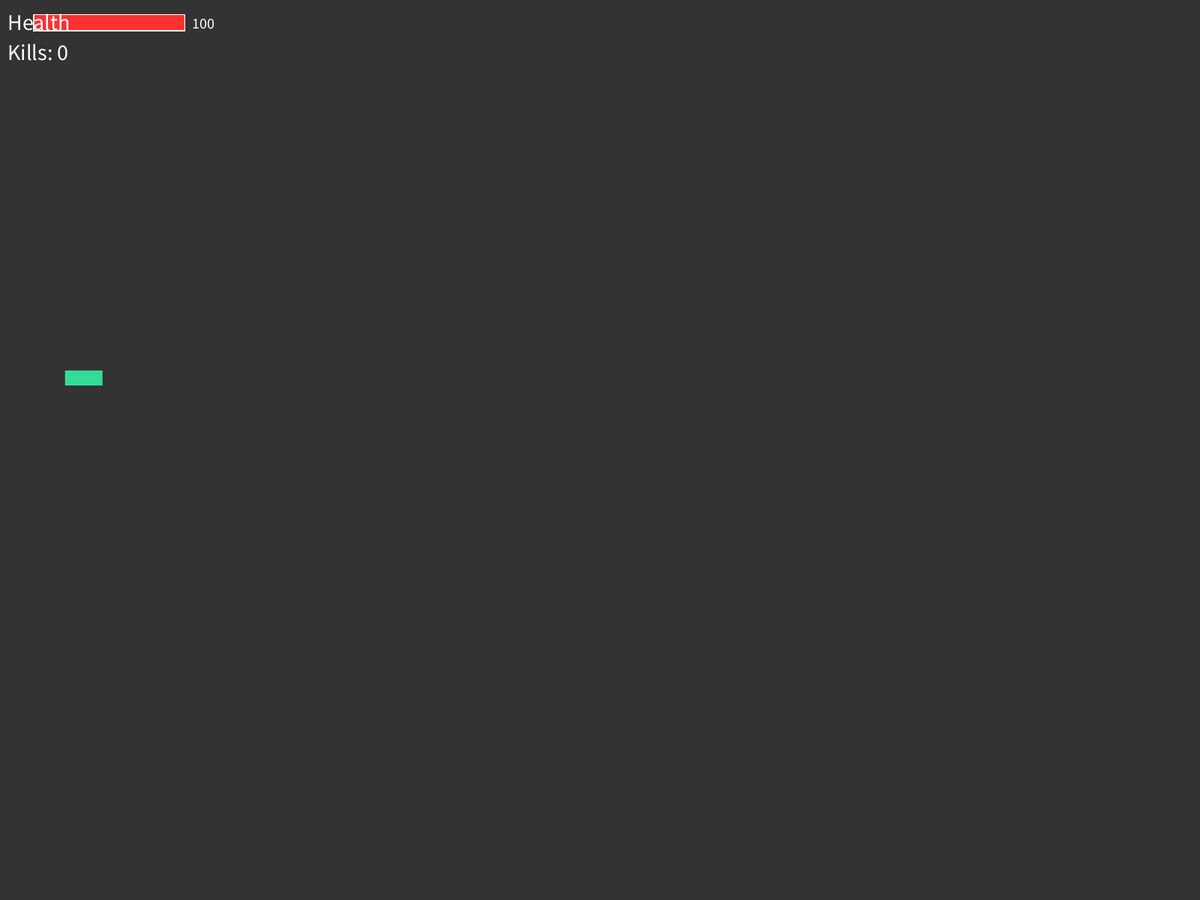
Frame 1 (no input)
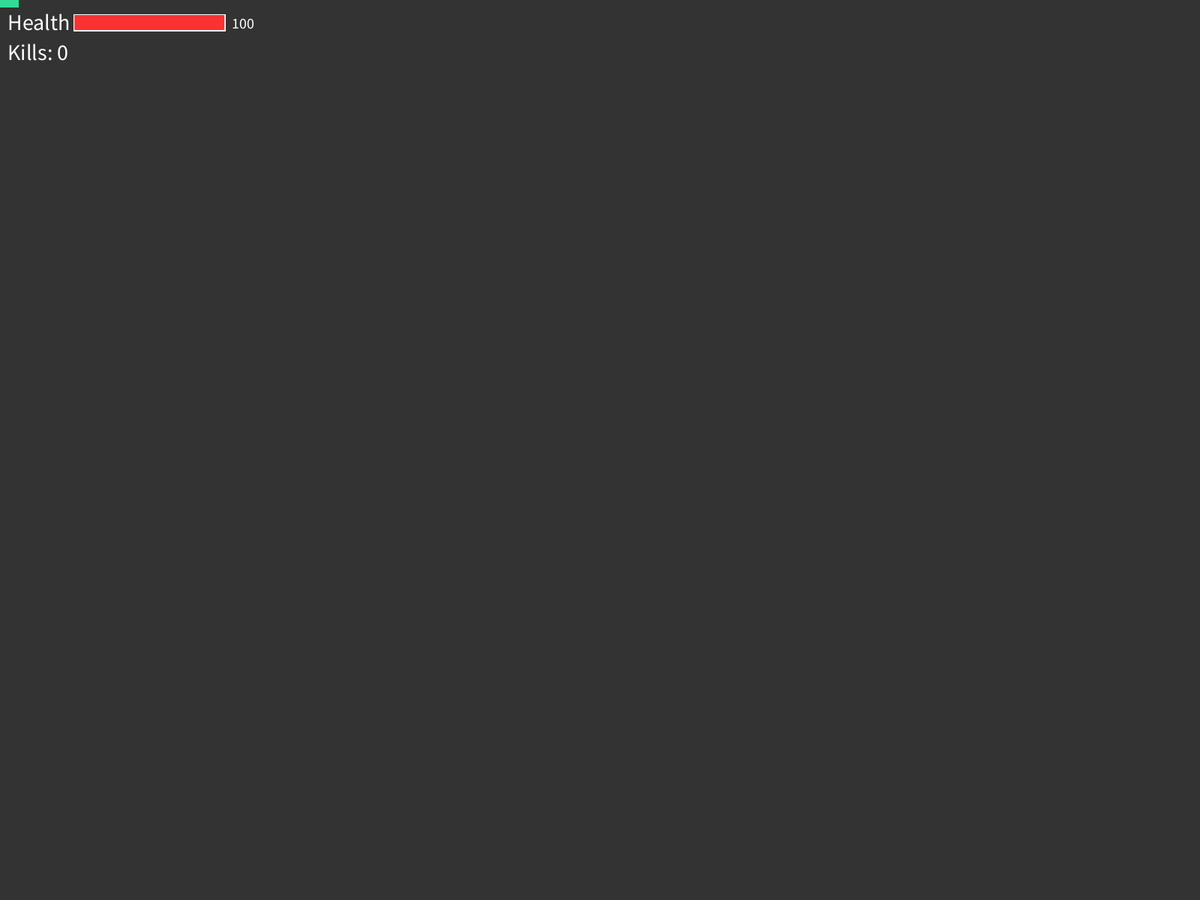
Frame 60 (the mouse pressed at the canvas centre just before this capture)
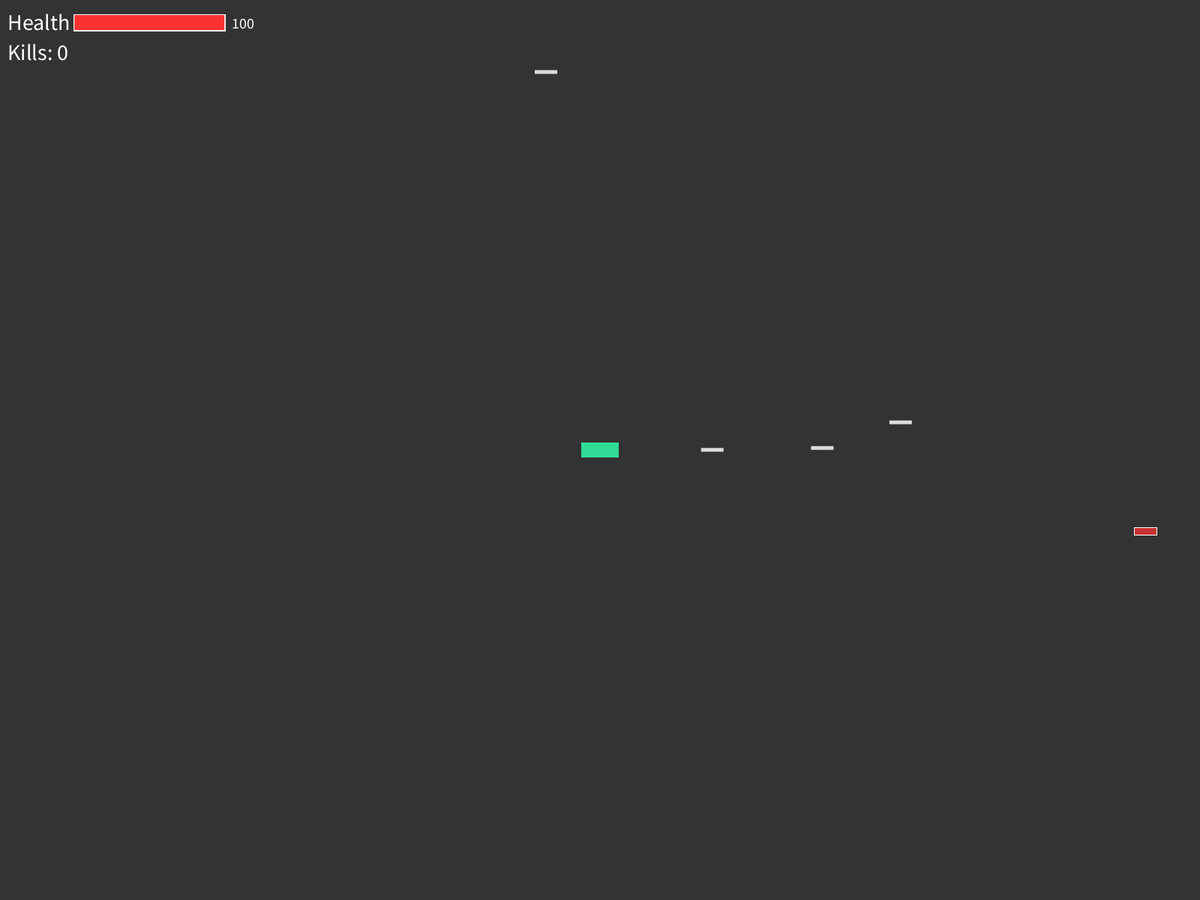
Frame 120 (the mouse held since frame 60 and released just before this capture)

The Processing sketch that drew these frames (run headless with seeded random() and noise(); from frame 60 on, the mouse is pressed at the canvas centre):

// Processing sketch: Spaceship
// ── Spaceship.pde
// Simpe spaceship game

Ship ship;

void setup(){
  fullScreen();
  noCursor();
  frameRate(50);
  
  ship = new Ship(width/12, height/2);
}

void draw(){
  background(51);
  
  if(ship.update()){
    ship.show();
  }
}

// ── Enemy.pde
class Enemy{
  public PVector pos;
  public float speed = 3;
  public int w = 30;
  public int h = 10;
  public int damage;
  public int mode = 0;
  
  Enemy(float x, float y, float spd, int m){
    pos = new PVector(x, y);
    speed = spd;
    damage = int(random(10, 40));
    mode = m;
    if(m == 1){
      spd = int(spd*(2.0/3));
    }
  }
  
  void update(){
    if(mode == 0){//Chase player mode
      PVector f = new PVector(mouseX - pos.x, mouseY - pos.y);
      f.normalize();
      pos.add(f.mult(speed));
    }else if(mode == 1){//Attack base mode
      pos.x -= speed;
    }
  }
  
  void show(){
    strokeWeight(1);
    stroke(255);
    if(mode == 0){
      fill(200, 50, 50);
    }else if(mode == 1){
      fill(100, 20, 100);
    }
    rectMode(CENTER);
    rect(pos.x, pos.y, w, h);
  }
}
// ── Laser.pde
class Laser{
  public PVector pos;
  public float w = 30;
  public float h = 5;
  
  Laser(float x, float y){
    pos = new PVector(x, y);
  }
  
  void show(){
    noStroke();
    fill(220, 220, 220);
    rectMode(CENTER);
    rect(pos.x, pos.y, w, h);
  }
}
// ── Ship.pde
class Ship{  
  //Variables
  public PVector pos;
  public float smooth = 0.16;
  public int cooldown = 15;
  public int count = 0;
  public Laser[] lasers;
  public int laserCount = 0;
  public float laserSpeed = 10;
  public int killCount = 0;
  Enemy[] enemies;
  public int enemyCount = 0;
  public int health = 100;
  public float spawnTimeSpan = 1;
  public int w = 50;
  public int h = 20;
  //End of variables
  
  //Constructor function
  Ship(float x, float y){
    pos = new PVector(x, y);
    lasers = new Laser[100];
    enemies = new Enemy[50];
  }
  
  void show(){
    drawSpaceShip();
    drawHealthBar(); //<>//
    drawKillText();
  }
  
  boolean update(){
    pos.add(new PVector(mouseX-pos.x, mouseY-pos.y).mult(smooth));
    if(count > 0)
      count--;
    
    //Shooting
    if(mousePressed){
      if(count <= 0){
        shoot();
        count = cooldown;
      }
    }
    
    for(int i = 0; i < laserCount; i++){
      //if selected laser doesnt exist
      if(lasers[i] == null){
        for(int j = i; j < laserCount-1; j++){
          lasers[j] = lasers[j+1];
        }
        lasers[laserCount--] = null;
        continue;
      }//end of if selected laser doesnt exist
        
      //Check if laser is out of bounds
      lasers[i].pos.x += laserSpeed;
      if(lasers[i].pos.x > width+lasers[i].w/2){
        lasers[i] = null;
        for(int j = i; j < laserCount-1; j++){
          lasers[j] = lasers[j+1];
        }
        lasers[laserCount--] = null;
        continue;
      }//end of checking if laser is out of bounds
      
      //checking enemy collisin with laser
      for(int j = 0; j < enemyCount; j++){
        if(enemies[j] == null){continue;}
        if(lasers[i] == null){continue;}
        
        Laser laser = lasers[i];
        Enemy enemy = enemies[j];
        
        boolean okX = false;
        float lpxmax = laser.pos.x+laser.w/2;
        float lpxmin = laser.pos.x-laser.w/2;
        float epxmax = enemy.pos.x+enemy.w/2;
        float epxmin = enemy.pos.x-enemy.w/2;
        if(lpxmax >= epxmin && lpxmin <= epxmax){
          okX = true;
        }
        boolean okY = false;
        float lpymax = laser.pos.y+laser.h/2;
        float lpymin = laser.pos.y-laser.h/2;
        float epymax = enemy.pos.y+enemy.h/2;
        float epymin = enemy.pos.y-enemy.h/2;
        if(lpymax > epymin && lpymin < epymax){
          okY = true;
        }
        
        if(okX && okY){
          //deleting enemy and laser
          enemies[j]=null;
          lasers[i]=null;
          for(int k = j; k < enemyCount-1; k++){
            enemies[k] = enemies[k+1];
          }
          enemies[enemyCount--] = null;
          
          for(int k = i; k < laserCount-1; k++){
            lasers[k] = lasers[k+1];
          }
          lasers[laserCount--] = null;
          killCount++;
          background(0);
        }
      }//end of checking enemy collisin with laser
      
      if(lasers[i] != null)
        lasers[i].show();
    }//end of looping trough lasers and checking everything with lasers
    
    //updating enemies    
    for(int i = 0; i < enemyCount; i++){
      if(enemies[i] == null){continue;}
      
      //checking if enemy attacked base
      if(enemies[i].pos.x + enemies[i].w/2 <= 0 ){
        //enemy attacked base
        damage(enemies[i].damage);
        enemies[i] = null;
        for(int j = i; j < enemyCount-1; j++){
          enemies[j] = enemies[j+1];
        }
        enemies[enemyCount--] = null;
      }//end of checking if enemy attacked base
      
      //Checking enemy collision with player
      if(checkEnemyPlayerCollision(enemies[i])){
        damage(enemies[i].damage);
        enemies[i] = null;
        for(int j = i; j < enemyCount-1; j++){
          enemies[j] = enemies[j+1];
        }
        enemies[enemyCount--] = null;
        killCount++;
      }
      //End of checking enemy collision with player
      
      enemies[i].update();
      enemies[i].show();
    }
    
    //Spawning enemies
    if(frameCount%(50*spawnTimeSpan) == 0){
      float xpos = width+width/12;
      float ypos = random(height/12, height-height/12);
      float spd = 3;
      int mode = int(random(2));
      enemies[enemyCount++] = new Enemy(xpos, ypos, spd, mode);
    }//End of spawning enemies
    
    if(checkIfDead()){
      return false;
    }
    return true;
  }//end of update
  
  void shoot(){
    for(int i = ++laserCount; i > 0; i--){
      lasers[i] = lasers[i-1];
    }
    lasers[0] = new Laser(pos.x, pos.y);
  }
  
  void damage(int d){
    health -= d;
    health = constrain(health, 0, 100);
    background(255);
    if(health <= 0){
      endGame();
    }
  }
  
  boolean checkIfDead(){
    if(health <= 0){
      endGame();
      return true;
    }
    return false;
  }
  
  void endGame(){
    noLoop();
    background(51);
    
    //drawing kills and health text
    noStroke();
    fill(255);
    textSize(60);
    float x1 = width/2 - textWidth("Game over!")/2;
    float y1 = height/2 - 10;
    float x2 = width/2 - textWidth("Kills: " + killCount)/2;
    float y2 = height/2 + 70;
    text("Game over!", x1, y1);
    text("Kills: " + killCount, x2, y2);
  }
  
  void drawSpaceShip(){
    noStroke();
    fill(50, 220, 150);
    rectMode(CENTER);
    rect(pos.x, pos.y, w, h);
  }
  
  void drawHealthBar(){
    rectMode(CORNER);
    stroke(255);
    strokeWeight(3);
    noFill();
    float textW = textWidth("Health ");
    rect(10+textW, 20, 200, 20);
    noStroke();
    fill(250, 50, 50);
    float healthBarWidth = map(health, 0, 100, 0, 200);
    healthBarWidth = constrain(healthBarWidth, 0, 200);
    rect(10+textW, 20, healthBarWidth, 20);
    noStroke();
    fill(255);
    textSize(30);
    text("Health ", 10, 40);
    textSize(20);
    text(""+health, textW+220, 37.5);
  }
  
  void drawKillText(){
    noStroke();
    fill(255);
    textSize(30);
    text("Kills: " + killCount, 10, 80);
  }
  
  boolean checkEnemyPlayerCollision(Enemy e){
    float pxmax = pos.x + w/2;
    float pxmin = pos.x - w/2;
    float pymax = pos.y + h/2;
    float pymin = pos.y - h/2;
    
    float exmax = e.pos.x + e.w/2;
    float exmin = e.pos.x - e.w/2;
    float eymax = e.pos.y + e.h/2;
    float eymin = e.pos.y - e.h/2;
    
    if(pxmax > exmin && pxmin < exmax){
      if(pymax > eymin && pymin < eymax){
        return true;
      }
    }
    
    return false;
  }
}
